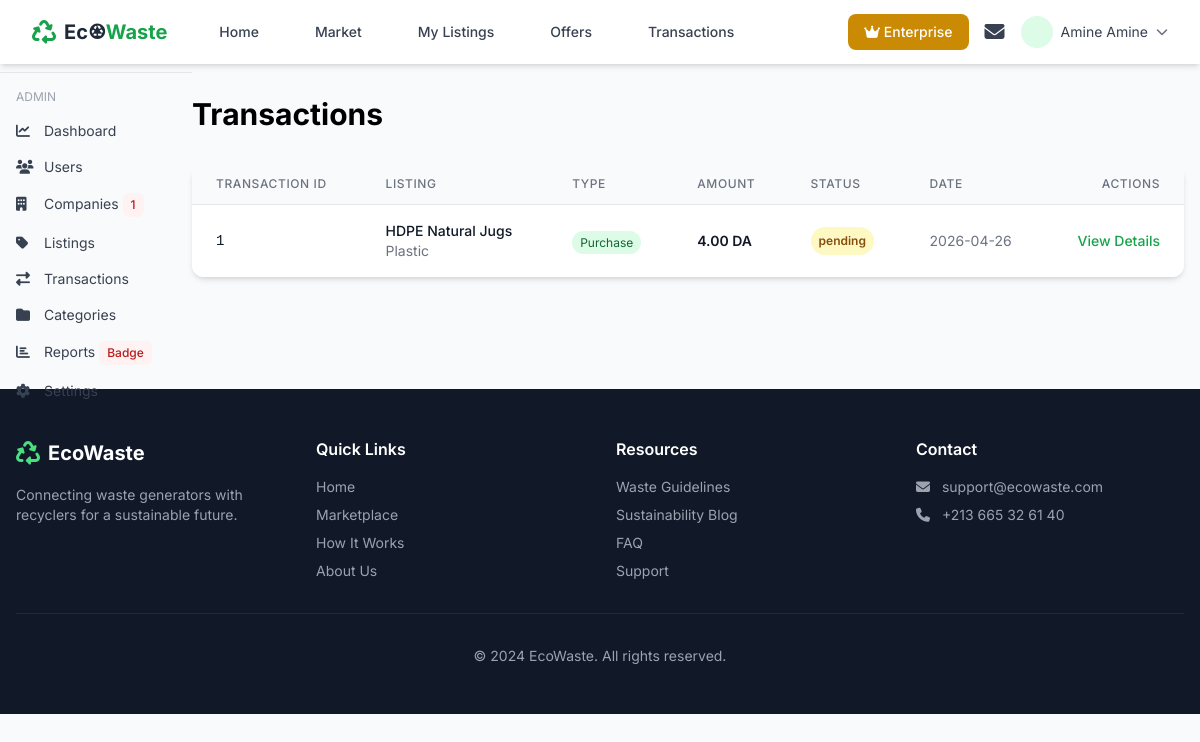
The page /transactions/ (signed in) on the database as committed earlier.
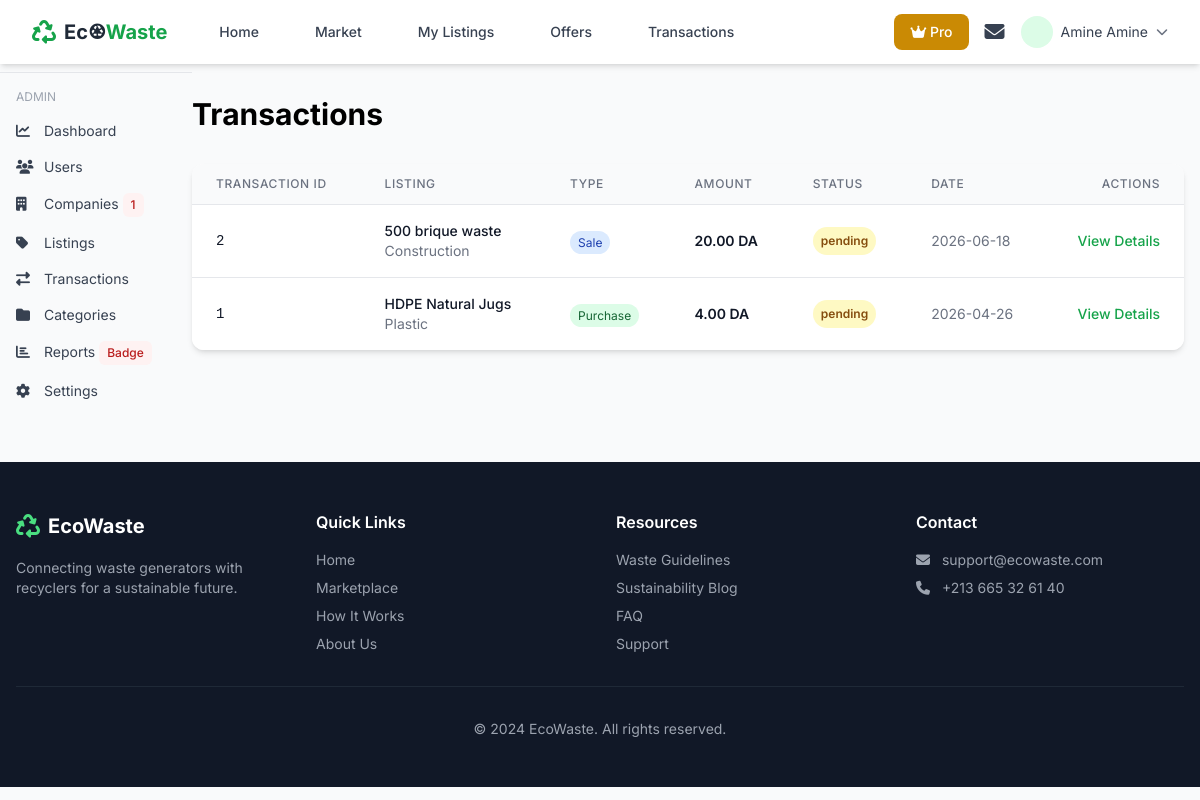
The same page on the database as committed later.
### app/subscription/models.py (models this page shows, shortened)
class SubscriptionPlan(db.Model):
    __tablename__ = 'subscription_plans'
    id = db.Column(db.Integer, primary_key=True)
    name = db.Column(db.String(50), nullable=False)  # Free, Basic, Pro, Enterprise
    slug = db.Column(db.String(50), unique=True, nullable=False)
    description = db.Column(db.Text)
    price_monthly = db.Column(db.Numeric(10, 2), default=0)
    price_yearly = db.Column(db.Numeric(10, 2), default=0)
    currency = db.Column(db.String(3), default='DA')
    stripe_price_id_monthly = db.Column(db.String(100))
    stripe_price_id_yearly = db.Column(db.String(100))
    stripe_product_id = db.Column(db.String(100))
    max_active_listings = db.Column(db.Integer, default=0)
    max_featured_listings = db.Column(db.Integer, default=0)
    max_team_members = db.Column(db.Integer, default=1)
    max_monthly_transactions = db.Column(db.Integer, default=0)
    commission_rate = db.Column(db.Numeric(5, 2), default=5.0)
    has_analytics = db.Column(db.Boolean, default=False)
    has_api_access = db.Column(db.Boolean, default=False)
    has_priority_support = db.Column(db.Boolean, default=False)
    has_bulk_upload = db.Column(db.Boolean, default=False)
    has_advanced_filters = db.Column(db.Boolean, default=False)
    has_dedicated_manager = db.Column(db.Boolean, default=False)
    sort_order = db.Column(db.Integer, default=0)
    is_active = db.Column(db.Boolean, default=True)
    is_popular = db.Column(db.Boolean, default=False)
    features_list = db.Column(db.JSON)  # Array of feature strings
    created_at = db.Column(db.DateTime, default=datetime.utcnow)
    updated_at = db.Column(db.DateTime, default=datetime.utcnow, onupdate=datetime.utcnow)
    companies = db.relationship('Company', back_populates='subscription_plan')

### app/transactions/models.py (models this page shows, shortened)
class Transaction(db.Model):
    id=db.Column(db.Integer(),primary_key=True)
    offer_id = db.Column(db.Integer(),db.ForeignKey('offer.id'))
    item_id = db.Column(db.Integer(),db.ForeignKey('item.id'))
    buyer_company_id = db.Column(db.Integer(),db.ForeignKey('company.id'))
    seller_company_id = db.Column(db.Integer(),db.ForeignKey('company.id'))
    seller_manager_id = db.Column(db.Integer, db.ForeignKey('user.id'))
    buyer_manager_id = db.Column(db.Integer, db.ForeignKey('user.id'))
    price = db.Column(db.Numeric(10, 2), nullable=False)
    quantity = db.Column(db.Numeric(10, 2))
    unit = db.Column(db.String(20), default='kg')
    payment_status = db.Column(db.String(20), default='pending')  # pending, paid, refunded, failed
    dilivery_status = db.Column(db.String(length=30),nullable=False,default="pending")
    invoice_number = db.Column(db.String(100), unique=True)
    invoice_url = db.Column(db.String(255))
    pickup_scheduled_at = db.Column(db.DateTime)
    pickup_completed_at = db.Column(db.DateTime)
    pickup_notes = db.Column(db.Text)
    delivery_scheduled_at = db.Column(db.DateTime)
    delivery_completed_at = db.Column(db.DateTime)
    delivery_notes = db.Column(db.Text)
    status = db.Column(db.String(20), default='pending', index=True)  # payment_pending,pending, confirmed, in_transit, completed, cancelled, dispute
    total_amount=db.Column(db.Numeric(10, 2),nullable=False)
    commission_rate=db.Column(db.Numeric(10, 2),nullable=False,default='0.07')
    commission_amount=db.Column(db.Numeric(10, 2),nullable=False)
    seller_net_amount=db.Column(db.Numeric(10, 2),nullable=False)
    waste_manifest_number = db.Column(db.String(100))
    waste_manifest_url = db.Column(db.String(255))
    weight_certificate_url = db.Column(db.String(255))
    coa_url = db.Column(db.String(255))  # Certificate of Analysis
    confirmed_at = db.Column(db.DateTime)
    completed_at = db.Column(db.DateTime)
    cancelled_at = db.Column(db.DateTime)
    cancelled_reason = db.Column(db.Text)
    is_disputed = db.Column(db.Boolean, default=False)
    dispute_reason = db.Column(db.Text)
    dispute_raised_by = db.Column(db.Integer, db.ForeignKey('user.id'))
    dispute_raised_at = db.Column(db.DateTime)
    dispute_resolved_at = db.Column(db.DateTime)
    delivery_confirmed = db.Column(db.Boolean, default=False)
    delivery_confirmed_at = db.Column(db.DateTime)
    delivery_confirmed_by = db.Column(db.Integer, db.ForeignKey('user.id'))
    quality_accepted = db.Column(db.Boolean, default=False)
    quality_accepted_at = db.Column(db.DateTime)
    quality_notes = db.Column(db.Text)
    rejection_reason = db.Column(db.Text)
    payment_confirmed = db.Column(db.Boolean, default=False)
    payment_confirmed_at = db.Column(db.DateTime)
    payment_confirmed_by = db.Column(db.Integer, db.ForeignKey('user.id'))
    created_at = db.Column(db.DateTime(timezone=True), server_default=db.func.now())
    updated_at = db.Column(db.DateTime(timezone=True), default=db.func.now(), onupdate=db.func.now())
    review = db.relationship("Review", back_populates="owned_review",lazy=True)
    listing = db.relationship("Item", back_populates="transactions",lazy=True)
    buyer_company = db.relationship('Company', back_populates='buy_transactions',foreign_keys=[buyer_company_id],lazy=True)
    seller_company = db.relationship('Company', back_populates='sell_transactions',foreign_keys=[seller_company_id],lazy=True)
    seller_manager = db.relationship('User', foreign_keys=[seller_manager_id],
                                    back_populates='transactions_as_seller_manager')
    buyer_manager = db.relationship('User', foreign_keys=[buyer_manager_id],
                                    back_populates='transactions_as_buyer_manager')
    offer = db.relationship("Offer", back_populates="transaction")
    review = db.relationship('Review', back_populates='transaction')

### app/listings/models.py (models this page shows, shortened)
class Item(db.Model):
    id=db.Column(db.Integer(),primary_key=True)
    company_id= db.Column(db.Integer(),db.ForeignKey('company.id'))
    category_id= db.Column(db.Integer(),db.ForeignKey('category.id'))
    user_id=db.Column(db.Integer(),db.ForeignKey('user.id'))
    name=db.Column(db.String(length=30),nullable=False)
    description=db.Column(db.String(length=1024))
    unit= db.Column(db.String(length=30),nullable=False)
    quantity= db.Column(db.Numeric(10,2),nullable=False)
    price_negotiable = db.Column(db.Boolean, default=True)
    minimum_order = db.Column(db.Numeric(10, 2), default=0)
    views=db.Column(db.Integer(),default=0)
    pickup_address=db.Column(db.String(length=30))
    pickup_city=db.Column(db.String(length=30))
    pickup_country=db.Column(db.String(length=30))
    sell_type=db.Column(db.String(length=30))
    price=db.Column(db.Numeric(10,2))
    status=db.Column(db.String(length=30),default="draft") #active/closed/sold/published/pending
    expires_at= db.Column(db.DateTime())
    created_at = db.Column(db.DateTime(timezone=True), server_default=db.func.now())
    is_featured = db.Column(db.Boolean, default=False)  # Featured listing (paid extra)
    featured_expires_at = db.Column(db.DateTime)  # When featured expires
    boost_score = db.Column(db.Integer, default=0)  # For search ranking
    images=db.relationship('Image',backref='owned_item',lazy=True)
    owned_user = db.relationship("User", back_populates="items")
    owned_company = db.relationship("Company", back_populates="items")
    owned_category=db.relationship("Category",back_populates="items")
    offers = db.relationship('Offer', back_populates='item',lazy=True)
    transactions = db.relationship('Transaction', back_populates='listing',lazy=True)
    images = db.relationship('Image', back_populates='owned_image',lazy=True)
    qualities = db.relationship('Item_quality_values', back_populates='owned_item',lazy=True)
    reviews = db.relationship('Review', back_populates='item')

class Category(db.Model):
    id=db.Column(db.Integer(),primary_key=True)
    name=db.Column(db.String(length=30),nullable=False)
    Description=db.Column(db.String(length=300),nullable=False)
    default_image_url = db.Column(db.String(255))
    items=db.relationship("Item", back_populates="owned_category",lazy=True)
    qualities = db.relationship('Quality_attributes', back_populates='owned_quality',lazy=True)

### app/transactions/routes.py (the view)
@bp.route("/")
def index():
    NotificationService.mark_as_read_by_type(current_user.id,"transaction")
    transactions=Transaction.query.filter(or_(Transaction.seller_company_id==current_user.id ,Transaction.buyer_company_id==current_user.company_id)).order_by(desc(Transaction.created_at)).all()
    return render_template('transactions_index.html',transactions=transactions)

### app/auth/models.py (called while the page is built)
@login_manager.user_loader
def load_user(user_id):
    return User.query.get(int(user_id))

    @property
    def is_in_grace_period(self):
        if not self.subscription_grace_period_ends:
            return False
        return datetime.now() < self.subscription_grace_period_ends

    @property
    def unread_notification_count(self):
        from app.auth.models import Notification
        from datetime import datetime
        Notif = namedtuple('Notif', ['related_type', 'related_type_count'])
        result=Notification.query.with_entities(
                Notification.related_type,
                func.count(Notification.id).label("related_type_count")
                ).group_by(Notification.related_type).filter_by(is_read=False,user_id=current_user.id).all()
        result_object={}
        for res in result:
            result_object[res.related_type]=res.related_type_count
        return result_object

### app/context_processors.py (called while the page is built)
def inject_notification_service():
    from app.services.notification_service import NotificationService
    return {'NotificationService': NotificationService}

### app/transactions/templates/transactions_index.html (shortened to what this page needs)
{% extends "base.html" %}
{% block content %}
<div class="max-w-7xl mx-auto px-4 py-8">
    <h1 class="text-3xl font-bold mb-8">Transactions</h1>
    <div class="bg-white rounded-xl shadow-md overflow-hidden">
        <table class="min-w-full divide-y divide-gray-200">
            <thead class="bg-gray-50">
                <tr>
                    <th class="px-6 py-3 text-left text-xs font-medium text-gray-500 uppercase tracking-wider">Transaction ID</th>
                    <th class="px-6 py-3 text-left text-xs font-medium text-gray-500 uppercase tracking-wider">Listing</th>
                    <th class="px-6 py-3 text-left text-xs font-medium text-gray-500 uppercase tracking-wider">Type</th>
                    <th class="px-6 py-3 text-left text-xs font-medium text-gray-500 uppercase tracking-wider">Amount</th>
                    <th class="px-6 py-3 text-left text-xs font-medium text-gray-500 uppercase tracking-wider">Status</th>
                    <th class="px-6 py-3 text-left text-xs font-medium text-gray-500 uppercase tracking-wider">Date</th>
                    <th class="px-6 py-3 text-right text-xs font-medium text-gray-500 uppercase tracking-wider">Actions</th>
                </tr>
            </thead>
            <tbody class="bg-white divide-y divide-gray-200">
                {% for transaction in transactions %}
                <tr class="hover:bg-gray-50">
                    <td class="px-6 py-4 text-sm font-mono text-gray-900">{{ transaction.id }}</td>
                    <td class="px-6 py-4">
                        <div>
                            <div class="text-sm font-medium text-gray-900">{{ transaction.listing.name }}</div>
                            <div class="text-sm text-gray-500">{{ transaction.listing.owned_category.name }}</div>
                        </div>
                    </td>
                    <td class="px-6 py-4">
                        {% if transaction.seller_company_id == current_user.company_id %}
                        <span class="px-2 py-1 text-xs rounded-full bg-blue-100 text-blue-800">Sale</span>
                        {% else %}
                        <span class="px-2 py-1 text-xs rounded-full bg-green-100 text-green-800">Purchase</span>
                        {% endif %}
                    </td>
                    <td class="px-6 py-4 text-sm font-semibold text-gray-900">{{ "%.2f"|format(transaction.price) }} DA</td>
                    <td class="px-6 py-4">
                        <span class="px-2 py-1 inline-flex text-xs leading-5 font-semibold rounded-full
                            {% if transaction.status == 'completed' %}bg-green-100 text-green-800
                            {% elif transaction.status == 'pending' %}bg-yellow-100 text-yellow-800
                            {% elif transaction.status == 'confirmed' %}bg-blue-100 text-blue-800
                            {% else %}bg-red-100 text-red-800{% endif %}">
                            {{ transaction.status }}
                        </span>
                    </td>
                    <td class="px-6 py-4 text-sm text-gray-500">{{ transaction.created_at.strftime('%Y-%m-%d') }}</td>
                    <td class="px-6 py-4 text-right text-sm font-medium">
                        <a  href="{{url_for('transactions.detail',transaction_id=transaction.id)}}" class="text-green-600 hover:text-green-900">View Details</a>
                    </td>
                </tr>
                {% endfor %}
            </tbody>
        </table>
    </div>
</div>
{% endblock %}

### app/templates/base.html (shortened to what the changed rows need)
<!DOCTYPE html>
<html lang="en">
<head>
    <script src="https://cdn.tailwindcss.com"></script>
    <link rel="stylesheet" href="https://cdnjs.cloudflare.com/ajax/libs/font-awesome/6.4.0/css/all.min.css">
</head>
<body class="bg-gray-50">
    <nav class="bg-white shadow-md sticky top-0 z-50">
        <div class="max-w-7xl mx-auto px-4 sm:px-6 lg:px-8">
            <div class="flex justify-between h-16">
                <div class="flex items-center space-x-4">
                    {% if current_user.is_authenticated %}
                    {% if current_user.owned_company.subscription_status =="active" %}
                    <a href="{{ url_for('subscription.pricing') }}" class="bg-yellow-600 text-white px-4 py-2 rounded-lg text-sm font-medium hover:bg-fuchsia-700 transition">
                        <i class="fa-solid fa-crown"></i> {{current_user.owned_company.subscription_plan.name}}
                    </a>
                    {%elif current_user.owned_company.subscription_status =="pending_payment"%}
                     <a href="{{ url_for('subscription.pricing') }}" class="bg-yellow-600 text-white px-4 py-2 rounded-lg text-sm font-medium hover:bg-fuchsia-700 transition">
                        <i class="fa-solid fa-crown"></i> Pending
                    </a>
                    {% else %}
                     <a href="{{ url_for('subscription.pricing') }}" class="bg-yellow-600 text-white px-4 py-2 rounded-lg text-sm font-medium hover:bg-fuchsia-700 transition">
                        <i class="fa-solid fa-crown"></i> Upgrade
                    </a>
                    {% endif %}
                    <div class="relative inline-block">
                        <a href="{{ url_for('messages.index') }}" class="text-gray-700 hover:text-green-600">
                        </a>
                    </div>
                    <div class="relative group">
                        <button class="flex items-center space-x-2 focus:outline-none">
                        </button>
                    </div>
                    {% endif %}
                </div>
            </div>
        </div>
    </nav>
    <main>
        {% block content %}{% endblock %}
    </main>
</body>
</html>

Rows that differ between the two databases and show on the page:
no longer on this page (row unchanged): SubscriptionPlan: owned_company.subscription_plan.name "Enterprise"
now on this page (row unchanged): SubscriptionPlan: owned_company.subscription_plan.name "Pro"
added Transaction: shows "Sale", price "20.00"
